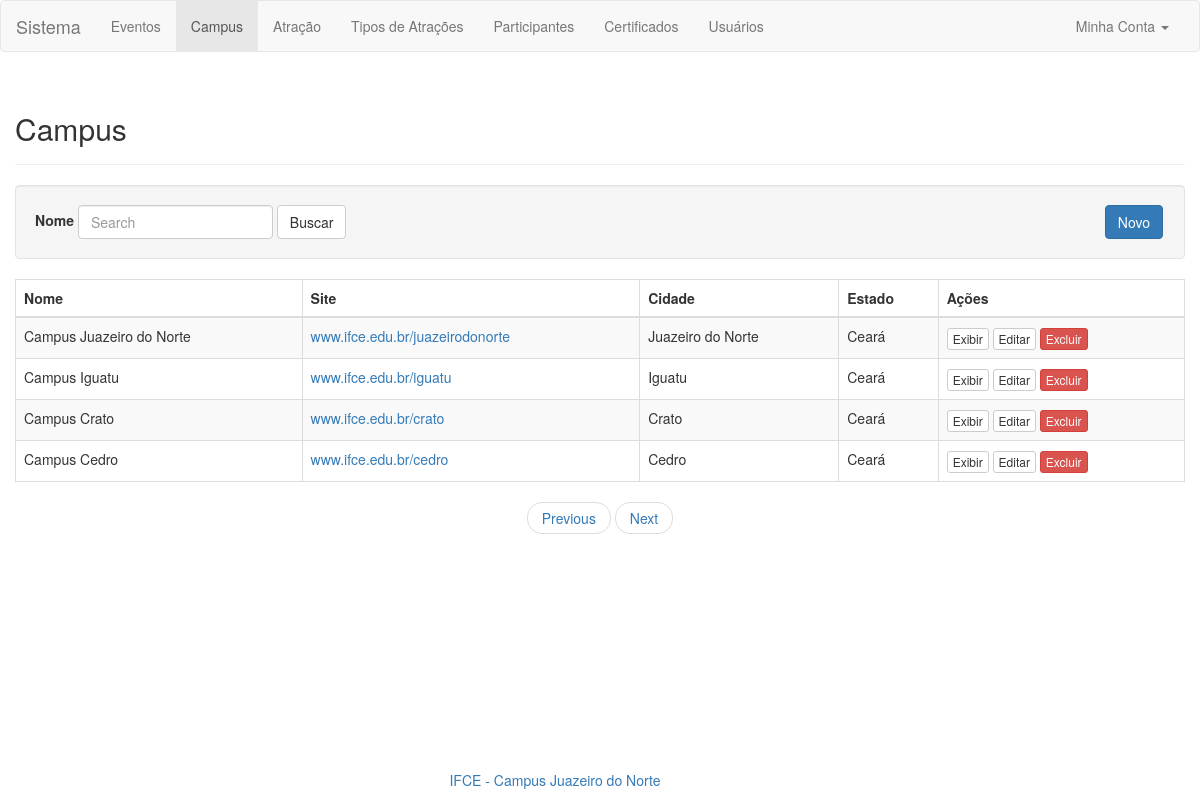
/campus.php (signed in), run on the app's committed database.
### tables this page shows
CREATE TABLE `tb_campus` (
  `id_campus` int(11) NOT NULL,
  `nome_campus` varchar(100) NOT NULL,
  `curso` varchar(100) DEFAULT NULL,
  `site` varchar(100) DEFAULT NULL,
  `id_uf` tinyint(4) NOT NULL,
  `id_cidade` smallint(6) NOT NULL
);

CREATE TABLE `tb_cidades` (
  `id_cidade` smallint(6) NOT NULL,
  `id_uf` tinyint(4) DEFAULT NULL,
  `nome_cidade` varchar(32) NOT NULL,
  `uf` char(2) NOT NULL,
  `codigo_ibge` int(11) NOT NULL,
  `capital` bit(1) NOT NULL
);

CREATE TABLE `tb_estados` (
  `id_uf` tinyint(4) NOT NULL,
  `nome_estado` varchar(35) NOT NULL,
  `uf` char(2) NOT NULL
);

### consulta_campus.php (the view, shortened to what this page needs)
<?php
$objeto = new db();
$link = $objeto->conecta_mysql();
$sql_select = "SELECT ca.nome_campus, ca.site, ci.nome_cidade, es.nome_estado FROM tb_campus ca INNER JOIN tb_cidades ci ON ca.id_cidade = ci.id_cidade INNER JOIN tb_estados es ON ci.id_uf=es.id_uf";
$resultado = mysqli_query($link, $sql_select);
if ($resultado) {
	$dados_campus = array();
	while ($consulta = mysqli_fetch_array($resultado, MYSQLI_ASSOC)) {
		$dados_campus[] = $consulta;
	}
	foreach ($dados_campus as $campus) {
		echo "  <tr>
					<td>".$campus['nome_campus']."</td>
					<td><a href='https://".$campus['site']."'>".$campus['site']."</td>
					<td>".$campus['nome_cidade']."</td>
					<td>".$campus['nome_estado']."</td>
					<td>
						<div class='btn-group' role='group' aria-label='...'>
							<a class='btn-group-xs' href='#' role='button'><button type='button' class='btn btn-default'>Exibir</button></a>
							<a class='btn-group-xs' href='#' role='button'><button type='button' class='btn btn-default'>Editar</button></a>
							<a class='btn-group-xs' href='#'><button type='button' class='btn btn-danger'>Excluir</button></a>
						</div>
					</td>
				</tr>";
	}
}else{
	echo " <div class='alert alert-warning' role='alert'>Usuario nao logado!</div>";
}
?>

### data on the page
tb_campus: nome_campus "Campus Juazeiro do Norte", site "www.ifce.edu.br/juazeirodonorte", id_cidade.nome_cidade "Juazeiro do Norte", id_uf.nome_estado "Ceará"
tb_campus: nome_campus "Campus Iguatu", site "www.ifce.edu.br/iguatu", id_cidade.nome_cidade "Iguatu", id_uf.nome_estado "Ceará"
tb_campus: nome_campus "Campus Crato", site "www.ifce.edu.br/crato", id_cidade.nome_cidade "Crato", id_uf.nome_estado "Ceará"
tb_campus: nome_campus "Campus Cedro", site "www.ifce.edu.br/cedro", id_cidade.nome_cidade "Cedro", id_uf.nome_estado "Ceará"
